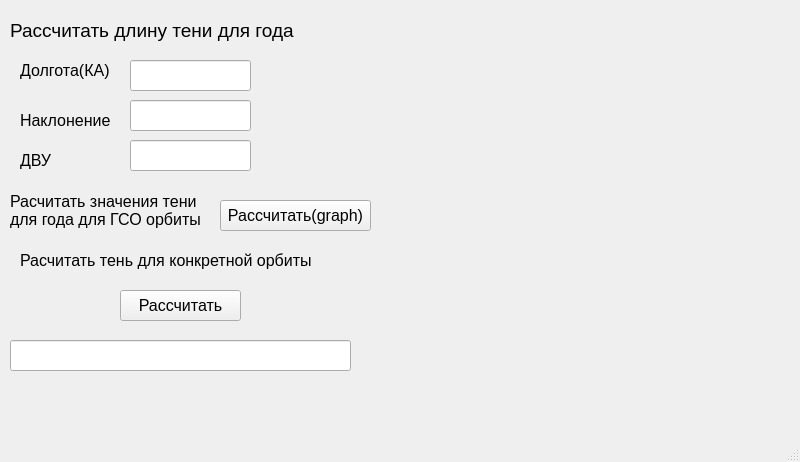
<?xml version="1.0" encoding="UTF-8"?>
<ui version="4.0">
 <class>ShadowDurationYear</class>
 <widget class="QMainWindow" name="ShadowDurationYear">
  <property name="geometry">
   <rect>
    <x>0</x>
    <y>0</y>
    <width>800</width>
    <height>462</height>
   </rect>
  </property>
  <property name="windowTitle">
   <string>MainWindow</string>
  </property>
  <widget class="QWidget" name="centralwidget">
   <widget class="QLineEdit" name="lineEdit">
    <property name="geometry">
     <rect>
      <x>130</x>
      <y>60</y>
      <width>121</width>
      <height>31</height>
     </rect>
    </property>
    <property name="font">
     <font>
      <pointsize>12</pointsize>
     </font>
    </property>
   </widget>
   <widget class="QPushButton" name="pushButton_2">
    <property name="geometry">
     <rect>
      <x>120</x>
      <y>290</y>
      <width>121</width>
      <height>31</height>
     </rect>
    </property>
    <property name="font">
     <font>
      <pointsize>12</pointsize>
     </font>
    </property>
    <property name="text">
     <string>Рассчитать</string>
    </property>
   </widget>
   <widget class="QPushButton" name="pushButton">
    <property name="geometry">
     <rect>
      <x>220</x>
      <y>200</y>
      <width>151</width>
      <height>31</height>
     </rect>
    </property>
    <property name="font">
     <font>
      <pointsize>12</pointsize>
     </font>
    </property>
    <property name="text">
     <string>Рассчитать(graph)</string>
    </property>
   </widget>
   <widget class="QLabel" name="label_4">
    <property name="geometry">
     <rect>
      <x>20</x>
      <y>240</y>
      <width>331</width>
      <height>41</height>
     </rect>
    </property>
    <property name="font">
     <font>
      <pointsize>12</pointsize>
     </font>
    </property>
    <property name="text">
     <string>Расчитать тень для конкретной орбиты</string>
    </property>
   </widget>
   <widget class="QLabel" name="label_2">
    <property name="geometry">
     <rect>
      <x>10</x>
      <y>10</y>
      <width>291</width>
      <height>41</height>
     </rect>
    </property>
    <property name="font">
     <font>
      <pointsize>14</pointsize>
     </font>
    </property>
    <property name="text">
     <string>Рассчитать длину тени для года</string>
    </property>
   </widget>
   <widget class="QLabel" name="label_3">
    <property name="geometry">
     <rect>
      <x>20</x>
      <y>60</y>
      <width>181</width>
      <height>21</height>
     </rect>
    </property>
    <property name="font">
     <font>
      <pointsize>12</pointsize>
     </font>
    </property>
    <property name="text">
     <string>Долгота(КА)</string>
    </property>
   </widget>
   <widget class="QLabel" name="label">
    <property name="geometry">
     <rect>
      <x>10</x>
      <y>190</y>
      <width>191</width>
      <height>41</height>
     </rect>
    </property>
    <property name="font">
     <font>
      <pointsize>12</pointsize>
     </font>
    </property>
    <property name="text">
     <string>Расчитать значения тени
для года для ГСО орбиты</string>
    </property>
   </widget>
   <widget class="QLineEdit" name="lineEdit_2">
    <property name="geometry">
     <rect>
      <x>10</x>
      <y>340</y>
      <width>341</width>
      <height>31</height>
     </rect>
    </property>
    <property name="font">
     <font>
      <pointsize>12</pointsize>
     </font>
    </property>
   </widget>
   <widget class="QLabel" name="label_5">
    <property name="geometry">
     <rect>
      <x>20</x>
      <y>110</y>
      <width>181</width>
      <height>21</height>
     </rect>
    </property>
    <property name="font">
     <font>
      <pointsize>12</pointsize>
     </font>
    </property>
    <property name="text">
     <string>Наклонение</string>
    </property>
   </widget>
   <widget class="QLabel" name="label_6">
    <property name="geometry">
     <rect>
      <x>20</x>
      <y>150</y>
      <width>181</width>
      <height>21</height>
     </rect>
    </property>
    <property name="font">
     <font>
      <pointsize>12</pointsize>
     </font>
    </property>
    <property name="text">
     <string>ДВУ</string>
    </property>
   </widget>
   <widget class="QLineEdit" name="lineEdit_3">
    <property name="geometry">
     <rect>
      <x>130</x>
      <y>100</y>
      <width>121</width>
      <height>31</height>
     </rect>
    </property>
    <property name="font">
     <font>
      <pointsize>12</pointsize>
     </font>
    </property>
   </widget>
   <widget class="QLineEdit" name="lineEdit_4">
    <property name="geometry">
     <rect>
      <x>130</x>
      <y>140</y>
      <width>121</width>
      <height>31</height>
     </rect>
    </property>
    <property name="font">
     <font>
      <pointsize>12</pointsize>
     </font>
    </property>
   </widget>
  </widget>
  <widget class="QMenuBar" name="menubar">
   <property name="geometry">
    <rect>
     <x>0</x>
     <y>0</y>
     <width>800</width>
     <height>21</height>
    </rect>
   </property>
  </widget>
  <widget class="QStatusBar" name="statusbar"/>
 </widget>
 <resources/>
 <connections/>
</ui>
